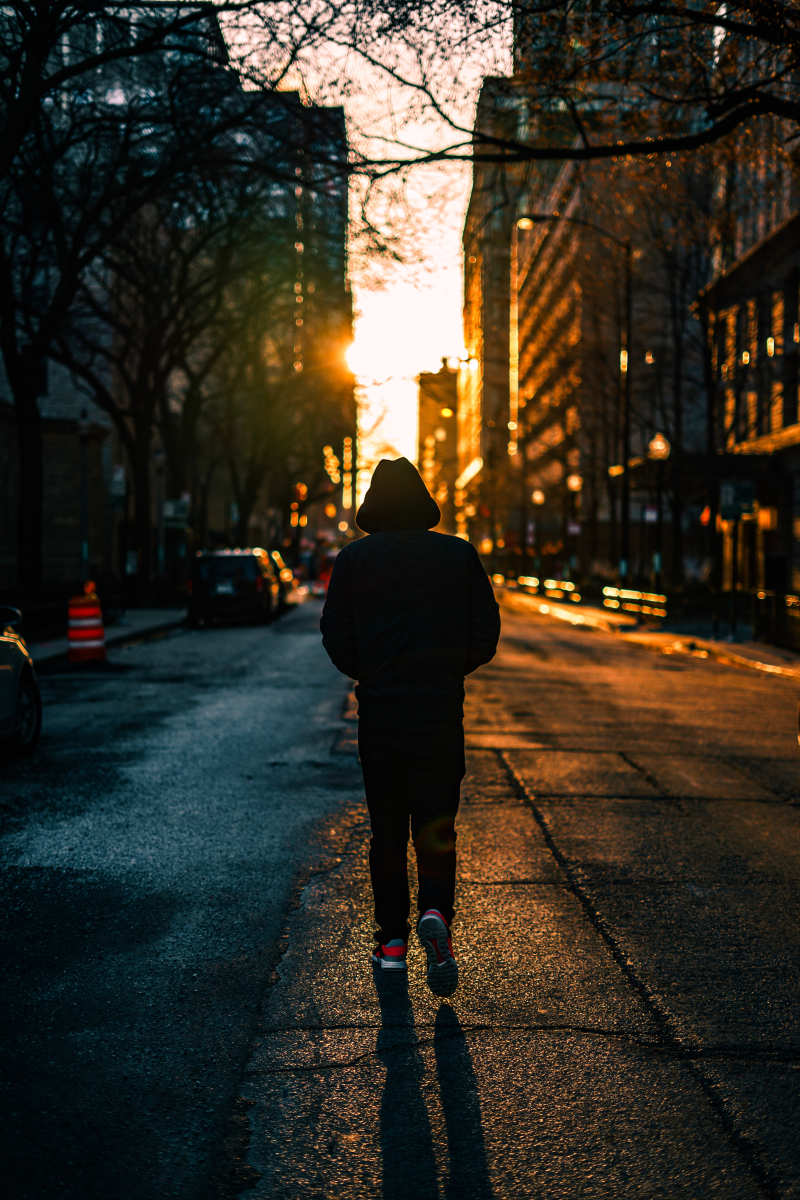
#> input picture Learning/repository/demo.jpg, 4000 x 6000 px (shown at 1/5 size)
$ python imageStack.py
#> lines starting #> are read from the running program, lines starting #| are printed output that depends on the picture
import cv2
import numpy as np

img = cv2.imread("repository/demo.jpg")
#> img is the input picture: shape (6000, 4000, 3); mean B, G, R 36.5, 47.5, 52.8
imgHor = np.hstack((img,img))
imgVer = np.vstack((img,img))

def stackImages(scale,imgArray):
    rows = len(imgArray)
    cols = len(imgArray[0])
    rowsAvailable = isinstance(imgArray[0], list)
    width = imgArray[0][0].shape[1]
    height = imgArray[0][0].shape[0]
    if rowsAvailable:
        for x in range ( 0, rows):
            for y in range(0, cols):
                if imgArray[x][y].shape[:2] == imgArray[0][0].shape [:2]:
                    imgArray[x][y] = cv2.resize(imgArray[x][y], (0, 0), None, scale, scale)
                else:
                    imgArray[x][y] = cv2.resize(imgArray[x][y], (imgArray[0][0].shape[1], imgArray[0][0].shape[0]), None, scale, scale)
                if len(imgArray[x][y].shape) == 2: imgArray[x][y]= cv2.cvtColor( imgArray[x][y], cv2.COLOR_GRAY2BGR)
        imageBlank = np.zeros((height, width, 3), np.uint8)
        hor = [imageBlank]*rows
        hor_con = [imageBlank]*rows
        for x in range(0, rows):
            hor[x] = np.hstack(imgArray[x])
        ver = np.vstack(hor)
    else:
        for x in range(0, rows):
            if imgArray[x].shape[:2] == imgArray[0].shape[:2]:
                imgArray[x] = cv2.resize(imgArray[x], (0, 0), None, scale, scale)
            else:
                imgArray[x] = cv2.resize(imgArray[x], (imgArray[0].shape[1], imgArray[0].shape[0]), None,scale, scale)
            if len(imgArray[x].shape) == 2: imgArray[x] = cv2.cvtColor(imgArray[x], cv2.COLOR_GRAY2BGR)
        hor= np.hstack(imgArray)
        ver = hor
    return ver

imgGray = cv2.cvtColor(img,cv2.COLOR_BGR2GRAY)
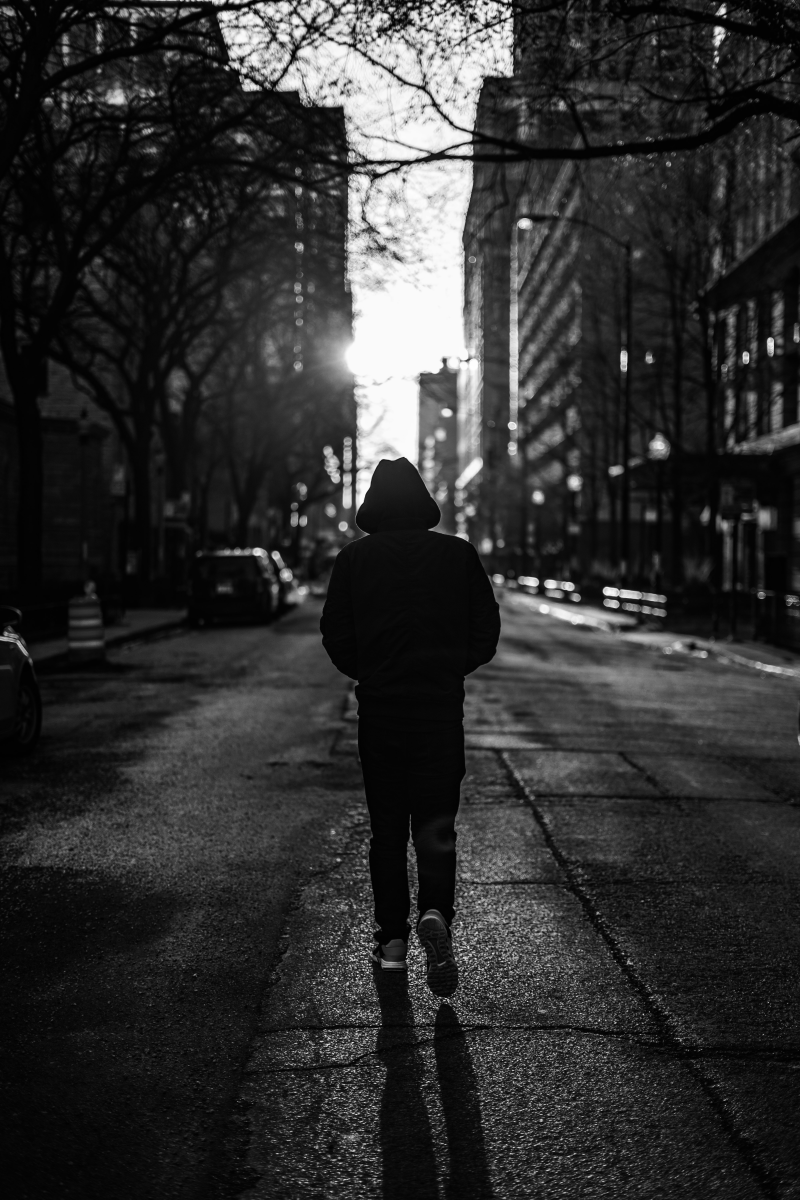
#> imgGray: shape (6000, 4000) (shown at 1/5 size); min 0, max 255, mean 47.8
imgStack = stackImages(0.1,([img,imgGray]))
#> in stackImages, `rows = len(imgArray)`: rows = 2
#> in stackImages, `cols = len(imgArray[0])`: cols = 6000
#> in stackImages, `rowsAvailable = isinstance(imgArray[0], list)`: rowsAvailable = False
#> after the loop in stackImages, `for x in range(0, rows):`: imgArray = 2 items
#> in stackImages, `hor= np.hstack(imgArray)`:
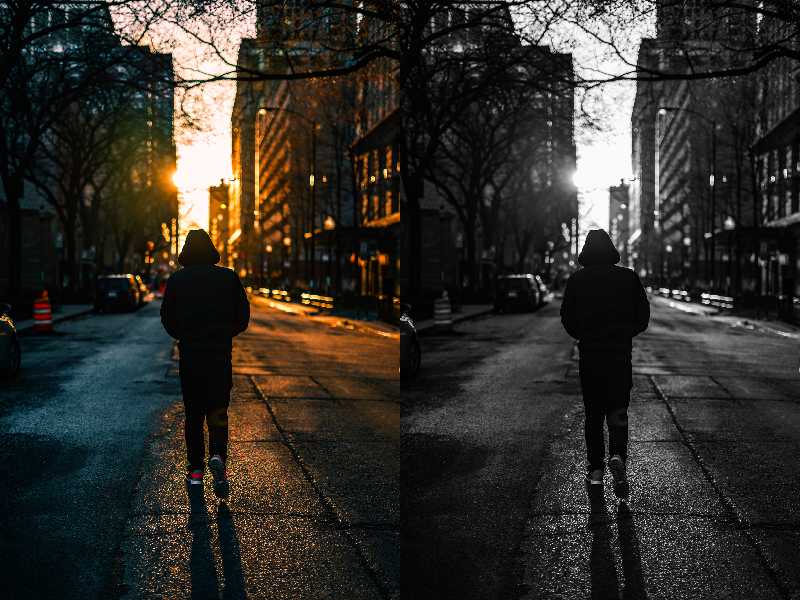
#> hor: shape (600, 800, 3); mean of channels 0, 1, 2 42.3, 47.8, 50.5; drawn as B, G, R
cv2.imshow("Stacked Image",imgStack)
cv2.waitKey(0)
